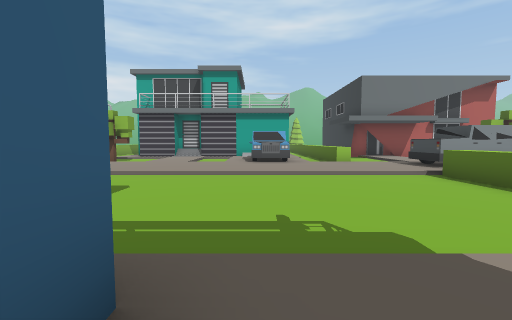
view 1 (above)

17 first-person views from a walk through a 3-D level made in the Unity game engine. The camera is 1.4 m above the floor, tilts 4° down and sees 90° across. The floor is counted in squares, 2 m on a side. Each view is taken from the middle of a square. On the plan, view 1 faces up. The plan holds only what a view shows up to about 9 squares ahead; the rest is blank. The place goes on beyond the plan. The player character is not drawn.

view 2
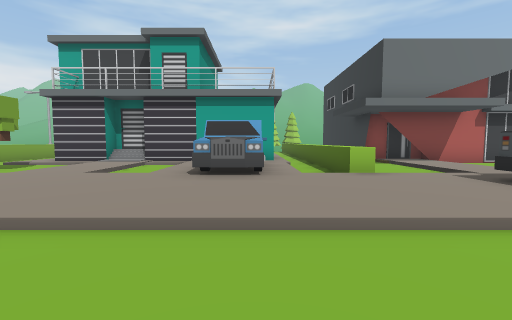

view 3
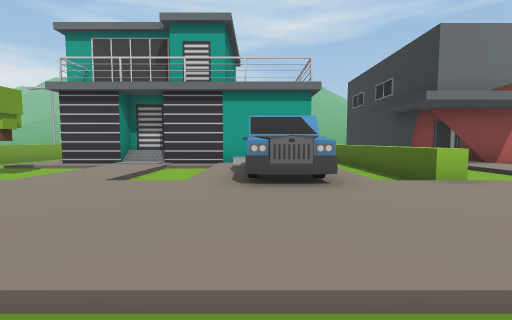

view 4
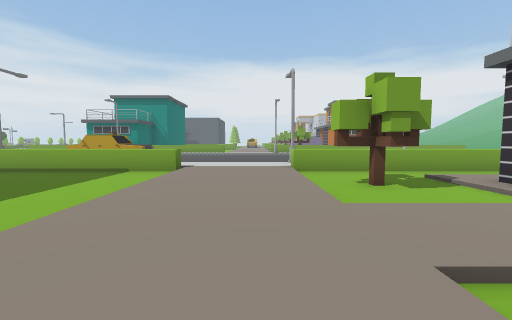

view 5
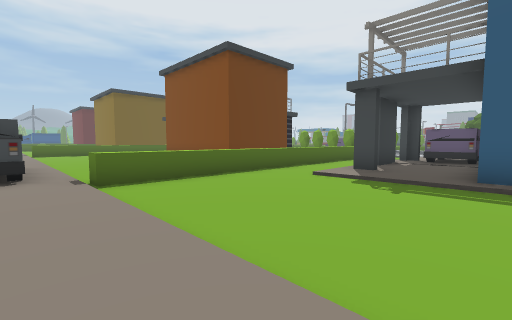

view 6
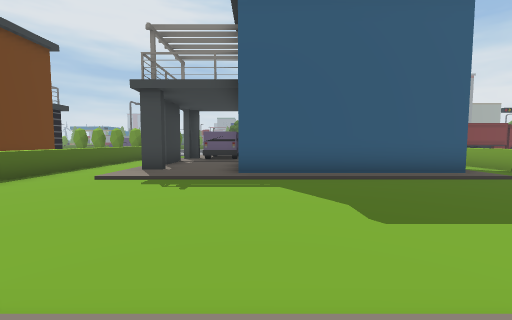

view 7
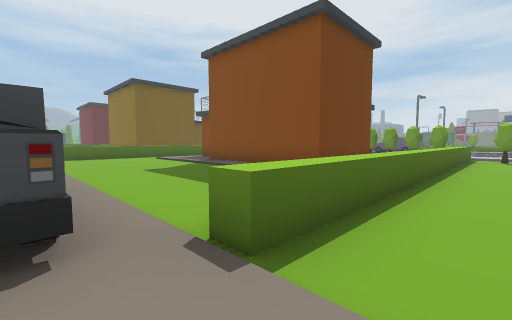

view 8
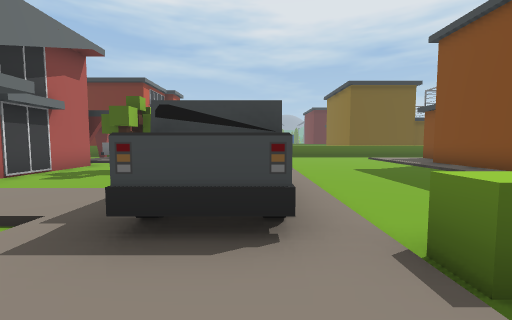

view 9
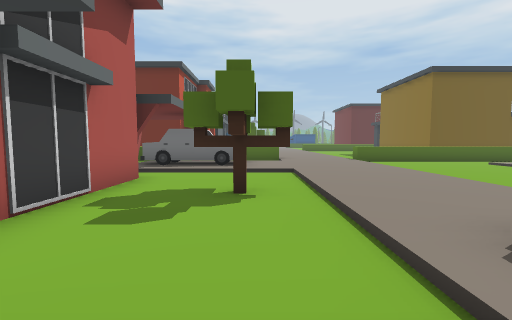

view 10
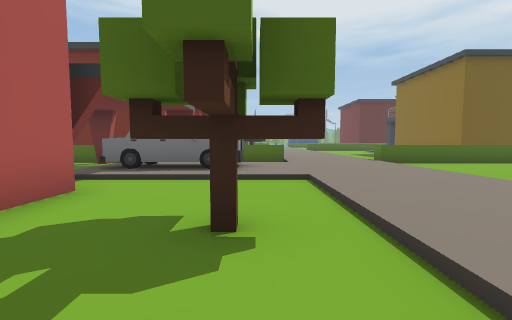

view 11
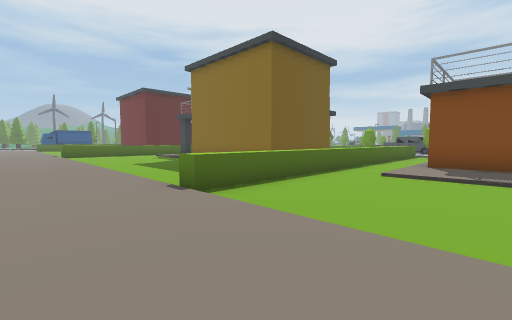

view 12
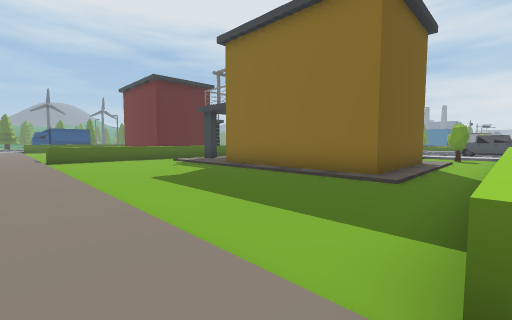

view 13
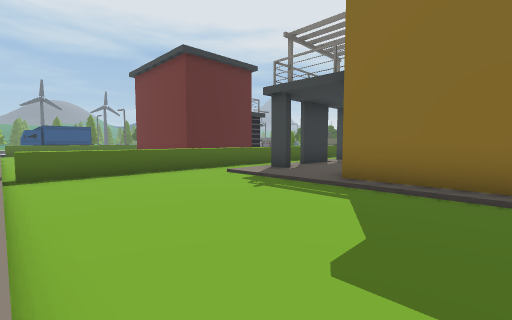

view 14
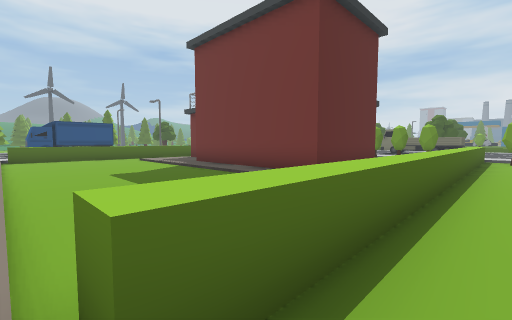

view 15
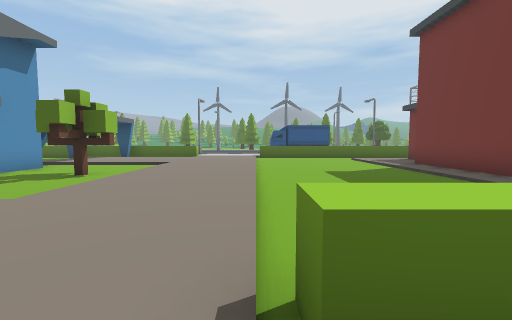

view 16
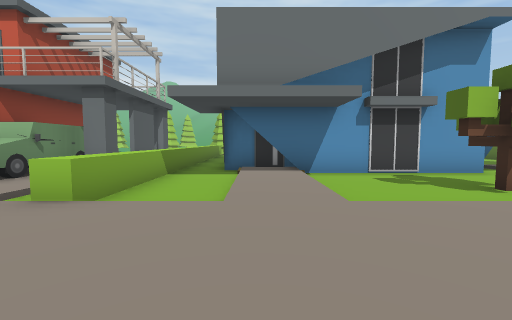

view 17
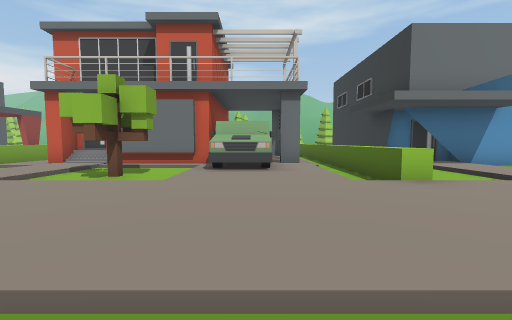

### Floor plan
Key: @ floor where view 1 was taken; # wall or solid block; x gap in a wall; . main floor; : floor 0.25 m higher than the main floor; / step, stairs or slope; ^ raised ledge; C car; T tree; O other object.
Columns run from 8 left of view 1 to 39 right of it. Each row starts with its distance up from view 1.
 14 ^          ^ #       /// ^/       x.^#
 13 ^.:#######/^ ########:CC.^/#####OO#.^########/
 12 ^.///://///^ .:/.....:C   //:/## O:.^.:/...../
 11 ^.T./:./  /^..:/..T..:CC   /:.T.OO:.^.:/..T../
 10 ^.TT/:./CC/^..:/..T..:::.^  :.T.:::.^.:/..TT./
  9 ^////://CC/^//://////:::/^   ///:::///:///////
  8 :::::::::::::OO  :::::::::::::::::::::::::::::
  7 :::::::::::::OOO :::::::::::::::::::::::::::::
  6 ////////////////////////////////////////////////
  5 ^...........^............^...........^ .........
  4 ^...........^. ..........^...........^   .......
  3 ^...........^.  .........^...........^   ......
  2 ^...........^.    .......^...........^   .....
  1 ^.######:::.^.    :::::/.^.######:::.^   :::::
  0 ^.      @:#.^. ######::/.^.#     ::#.^ /#####
 -1 ^.      ::x.^  #    ###/.^.#     ::x.^ /#
 -2 ^       ::#.^  #       /.^.##     :#.^ /#
 -3         OO#.^            ^.:#       .^ /#
 -4         OO .^            ^.:        .^
 -5            .^                       .^
 -6                                     O^

Where each view was taken, in squares from view 1:
view 1: 0 up, 0 right, facing up
view 2: 4 up, 1 right, facing up
view 3: 5 up, 0 right, facing up
view 4: 8 up, 1 left, facing left
view 5: 7 up, 1 left, facing down-right
view 6: 7 up, 1 left, facing down
view 7: 7 up, 3 right, facing down-right
view 8: 7 up, 3 right, facing right
view 9: 10 up, 6 right, facing right
view 10: 10 up, 8 right, facing right
view 11: 8 up, 13 right, facing down-right
view 12: 7 up, 17 right, facing down-right
view 13: 6 up, 22 right, facing down-right
view 14: 6 up, 28 right, facing down-right
view 15: 6 up, 28 right, facing right
view 16: 6 up, 30 right, facing up
view 17: 5 up, 25 right, facing up
